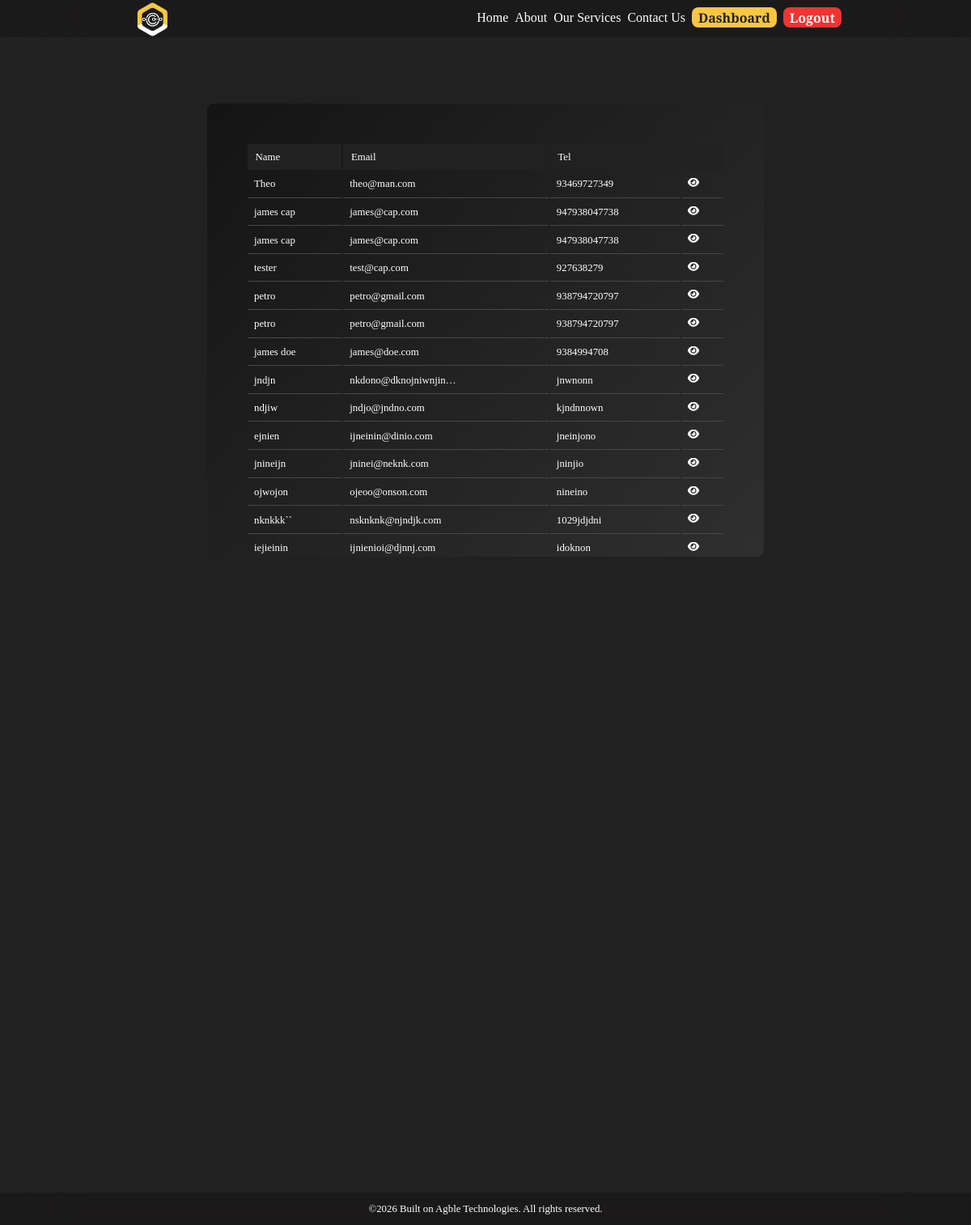
Page /client_contact/ (signed in) on the earlier database version.
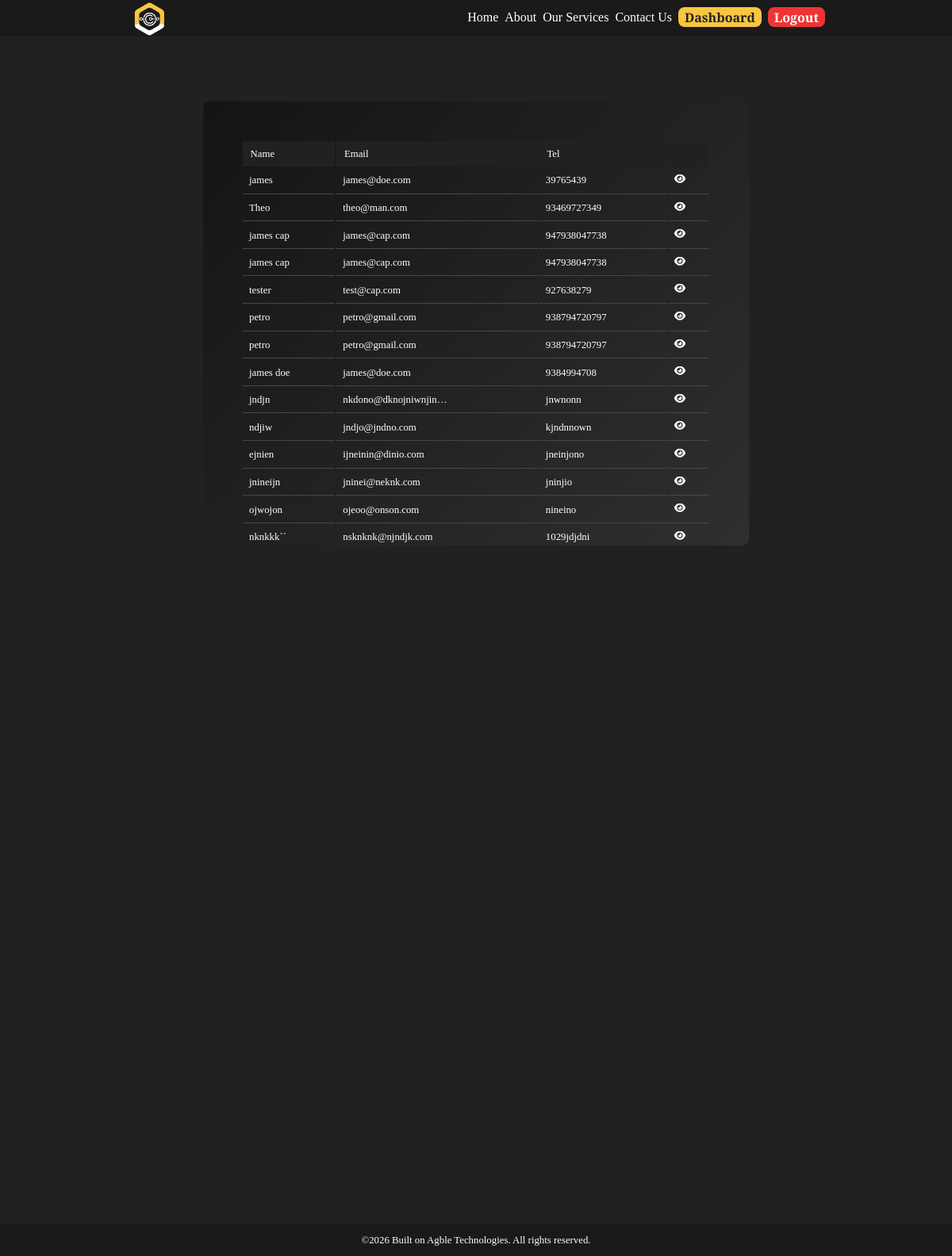
Same page on the later database version.
### main/models.py (models this page shows, shortened)
class Contact_Us(models.Model):
    name = models.CharField(max_length=60)
    email = models.EmailField()
    tel = models.CharField(max_length=15)
    message = models.TextField(max_length=2000)
    mandatory_field = models.CharField(max_length=20, blank=True)

### main/views.py (the view)
# urls.py: path('client_contact/', views.client_contact, name='client_contact'),
@login_required
def client_contact(request):
    return render(request, 'main/client_contact.html', {
        'client_contact': Contact_Us.objects.all().order_by('-id')
    })

### main/templates/main/client_contact.html
{% extends 'main/layout.html' %}
{% load static %}
{% block content %}
<div class="form_field" id="form_field_for_table">
    <table>
        <thead>
            <tr>
                <th>Name</th>
                <th>Email</th>
                <th>Tel</th>
                <th></th>
            </tr>
        </thead>
        <tbody>
            {% for contact in client_contact %}
            <tr>
                <td>{{ contact.name|truncatechars:20 }}</td>
                <td>{{ contact.email|truncatechars:20 }}</td>
                <td>{{contact.tel|truncatechars:15 }}</td>
                <td><a href="{% url 'main:contact_detail' contact.id %}"><i class="fa-solid fa-eye"></i></a></td>
            </tr>
            {% endfor %}
        </tbody>
    </table>
</div>
{% endblock %}

### main/templates/main/layout.html (shortened to what this page needs)
<!DOCTYPE html>
<html lang="en">
{% load static %}
<head>
    <link rel="stylesheet" href="https://cdnjs.cloudflare.com/ajax/libs/font-awesome/6.2.1/css/all.min.css">
    <link rel="stylesheet" href="{% static 'main/css/styles.css' %}">
</head>
<body>
    <nav>
        <div class="nav_logo">
            <a href="{% url 'main:index' %}">
                <img src="{% static 'main/images/logo.png' %}" alt="Tech Mart Liberia Logo">
            </a>
        </div>
        <div class="menu_items">
            <ul>
                <li><a href="{% url 'main:index' %}"
                        class="{% if request.resolver_match.url_name == 'index' %}active{% endif %}">Home</a></li>
                <li><a href="{% url 'main:about' %}"
                        class="{% if request.resolver_match.url_name == 'about' %}active{% endif %}">About</a></li>
                <li><a href="{% url 'main:services' %}"
                        class="{% if request.resolver_match.url_name == 'services' %}active{% endif %}">Our Services</a>
                </li>
                <li><a href="{% url 'main:contact' %}"
                        class="{% if request.resolver_match.url_name == 'contact' %}active{% endif %}">Contact Us</a>
                </li>
                {% if user.is_authenticated %}
                <li><a href="{% url 'main:user_dash' %}" id="dashboard">Dashboard</a></li>
                <li><a href="{% url 'main:logout' %}" id="logout">Logout</a></li>
                {% endif %}
            </ul>
        </div>
    </nav>
    <main>
        {% block content %}
        {% endblock %}
    </main>
    <footer>
        <center>
            <a href="">
                <p>&copy;2026 Built on Agble Technologies. All rights reserved.</p>
            </a>
        </center>
    </footer>
</body>
</html>

### main/static/main/css/styles.css (style rules this page uses)
:root { --default_bg: #222121; --deep_bg: #0b0b0b; --color_gold: #f8c641; --text_color: #ffffff; --text_color_variant: rgb(71, 71, 71); --color_danger: #f03333; --nav_bg: rgba(0, 0, 0, 0.2); --transition: all 300ms ease; --box_shadow: 0 1.5rem 2rem rgba(0, 0, 0, 0.4); --border_radius: 0.5rem; }
p { font-size: 1rem; }
body { background-color: var(--default_bg); }
nav { background-color: var(--nav_bg); display: flex; justify-content: space-between; position: fixed; top: 0; left: 0; width: 100%; z-index: 200; height: 2.9rem; margin: 0; padding: 0 10rem; backdrop-filter: blur(50px); -webkit-backdrop-filter: blur(20px); transition: var(--transition); overflow: hidden; }
.nav_logo { width: 3.5rem; height: 3.5rem; overflow: hidden; }
.nav_logo img { width: 100%; height: 100%; }
.menu_items ul { display: flex; gap: 0.5rem; }
.menu_items ul li a { position: relative; display: inline-block; text-decoration: none; color: inherit; }
.menu_items ul li a::after { content: ""; position: absolute; left: 0; bottom: 0; width: 100%; height: 0.5px; background-color: var(--color_gold); transform: scaleX(0); transform-origin: left; transition: transform 0.3s ease; }
main { margin-top: 3rem; padding: 0 10rem; margin-bottom: 5rem; }
.form_field { margin: 5rem 6rem; background: linear-gradient(135deg, #141414, #302f2f, #1e1c1c); background-size: 200% 200%; animation: smoothShift 20s ease-in-out infinite; padding: 3rem; border-radius: var(--border_radius); display: grid; gap: 2rem; }
#dashboard { background-color: var(--color_gold); color: var(--default_bg); font-weight: 900; padding: .3rem .5rem; border-radius: var(--border_radius); }
#logout { background-color: var(--color_danger); color: var(--text_color); font-weight: 900; padding: .3rem .5rem; border-radius: var(--border_radius); }
#form_field_for_table { height: 35rem; overflow-y: scroll; }
table { font-size: .8rem; }
th { text-align: left; padding: .6rem; background-color: var(--default_bg); }
td { border-bottom: 0.1px solid rgb(71, 71, 71); padding: .5rem; }
tr:nth-child(even) { background-color: var(--nav); }
footer { background-color: var(--nav_bg); padding: 0 5rem; position: fixed; bottom: 0; left: 0; width: 100%; z-index: 200; height: 2.5rem; backdrop-filter: blur(50px); -webkit-backdrop-filter: blur(20px); transition: var(--transition); }
center p { font-size: 0.8rem; padding-top: 0.9rem; }

Differences in the rows shown:
no longer on this page (row unchanged): Contact_Us: name "iejieinin", email "ijnienioi@djnnj.com", tel "idoknon"
added Contact_Us: name "james", email "james@doe.com", tel "39765439"
